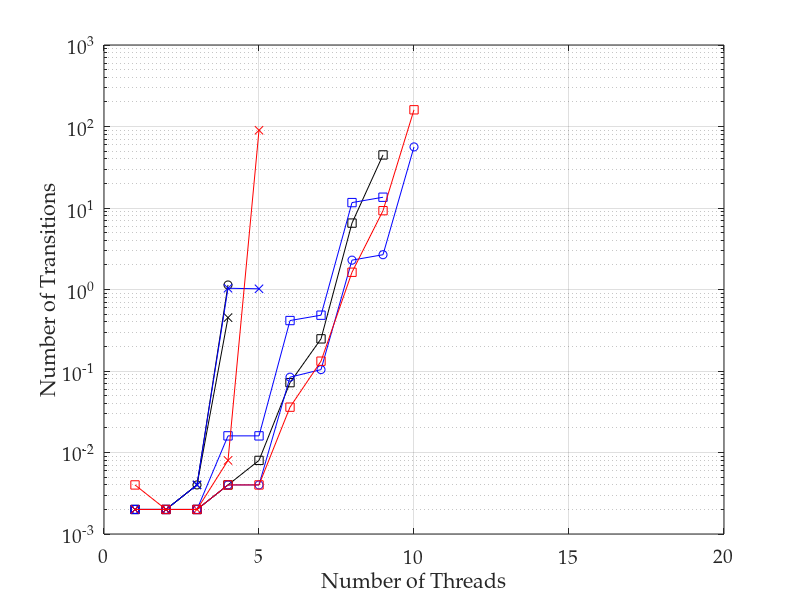

The MATLAB source for this figure: (Note: this script raises an error after producing the figure.)
%% importing data
transitions = dlmread('t43_time_tpl2_ops3.csv', ',', 0, 0);
% convert 0 values to NaNs, as these don't plot
transitions(transitions==0)=nan;
threads = [1:10];

%% plotting lines

semilogy(threads, transitions(:, 1), 'ko-')
hold on
semilogy(threads, transitions(:, 2), 'kx-')
semilogy(threads, transitions(:, 3), 'ks-')
semilogy(threads, transitions(:, 4), 'bo-')
semilogy(threads, transitions(:, 5), 'bx-')
semilogy(threads, transitions(:, 6), 'bs-')
semilogy(threads, transitions(:, 7), 'rx-')
semilogy(threads, transitions(:, 8), 'rs-')
hold off
grid on

%% adding axis labels
ax = gca;
set(ax, 'FontName', 'Palatino Linotype', 'FontSize', 14);
xlabel('Number of Threads');
ylabel('Number of Transitions');
axis([0 20 .001 1000])
ax.XTick = [0 5 10 15 20];
ax.YTick = [0.01 0.1 1 10 100];
set(ax,'YMinorGrid','Off', 'YMinorTick','Off');

%% output pdf file
h = figure(1);
h.Units = 'centimeters'; % set figure position to cm
%h.Position(2) = [h.Position(2)-9]; % set figure position bevore resize
h.Position([3:4]) = [10,7]; % resize figure
Plot2LaTeX( h, 't43_time_tpl2_ops3' )
